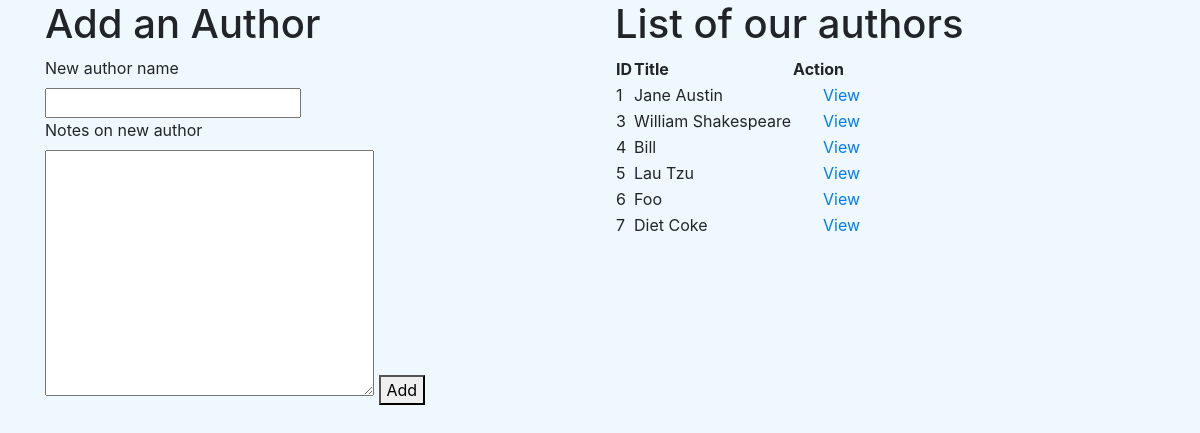
The app's page /authors with its own data.
### main_app/models.py (models this page shows)
class Author(models.Model):
    name = models.CharField(max_length=100)
    created_on = models.DateTimeField(auto_now_add=True)
    updated_on = models.DateTimeField(auto_now=True)
    notes = models.TextField(blank=True)
    books = models.ManyToManyField(Book, related_name="authors")

### main_app/views.py (the view)
# urls.py: path('authors', views.authors),
def authors(request):
    context = {
        'authorlist': Author.objects.all()
    }
    return render(request, 'authors.html', context)

### main_app/templates/authors.html (shortened to what this page needs)
<!DOCTYPE html>
<html lang="en">
<head>
    <link rel="stylesheet" href="https://stackpath.bootstrapcdn.com/bootstrap/4.5.2/css/bootstrap.min.css">
    {% load static %}
    <link rel="stylesheet" href="{% static 'style.css' %}">
</head>
<body>
    <div class="container">
        <div class="row">
            <div class="col">
                <h1>Add an Author</h1>
                <form action="/add_author" method="POST">
                    <label for="name">New author name</label>
                    <br>
                    <input type="text" name="name" id="name">
                    <br>
                    <label for="notes">Notes on new author</label>
                    <br>
                    <textarea name="notes" id="notes" cols="30" rows="10"></textarea>
                    <button>Add</button>
                </form>
            </div>
            <div class="col">
                <h1>List of our authors</h1>
                <table>
                    <tr>
                        <th>ID</th>
                        <th>Title</th>
                        <th>Action</th>
                    </tr>
                    {% for author in authorlist %}
                        <tr>
                            <td>{{ author.id }}</td>
                            <td>{{ author.name }}</td>
                            <td>
                                <a href="/authors/{{author.id}}">View</a>
                            </td>
                        </tr>
                    {% endfor %}
                </table>
            </div>
        </div>
    </div>
</body>
</html>

### main_app/static/style.css (style rules this page uses)
body { background-color: aliceblue; }
a { margin: 30px; }

### records on screen
Author: id "1", name "Jane Austin"
Author: id "3", name "William Shakespeare"
Author: id "4", name "Bill"
Author: id "5", name "Lau Tzu"
Author: id "6", name "Foo"
Author: id "7", name "Diet Coke"
